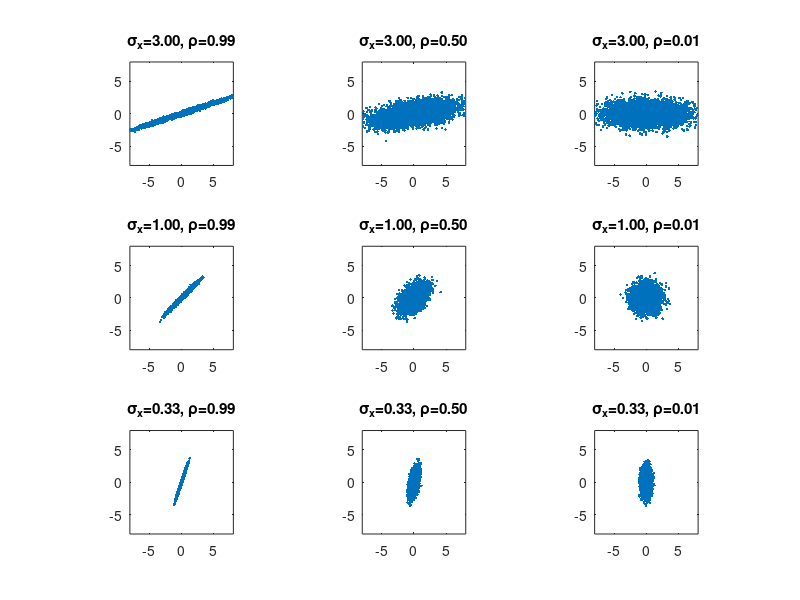

Reproduce this figure in MATLAB. (Note: this script raises an error after producing the figure.)
figure(1);clf
%rhos=[0.99 0.9 0.8   0.7 0.5 0.3  0.2 0.1 0.01];
rhos=repmat([0.99 0.5 0.01]',1, 3); rhos=rhos(:)';
sy = 1;f =3;
sxx = [f*sy f*sy f*sy    sy sy sy    sy/f sy/f sy/f];
for i=1:length(rhos)
  rho = rhos(i);
  %sx = 1; sy = 3;
  %sx = 3; sy = 1;
  %sx = 1; sy = 1;
  sx = sxx(i);
  S = [sx^2 sx*sy*rho; sx*sy*rho sy^2];
  x = mvnrnd([0 0],S,5000);
  subplot(3,3,i)
  plot(x(:,1), x(:,2), '.');
  %title(sprintf('%s=%3.2f%s, %s=%3.2f', '\sigma_x', sx, '\sigma_y', '\rho', rho))
  title(sprintf('%s=%3.2f, %s=%3.2f', '\sigma_x', sx, '\rho', rho))
  axis([-8 8 -8 8])
  axis equal
  %axis off
end

  
if doPrintPmtk, doPrintPmtkFigures('corrcoef'); end;